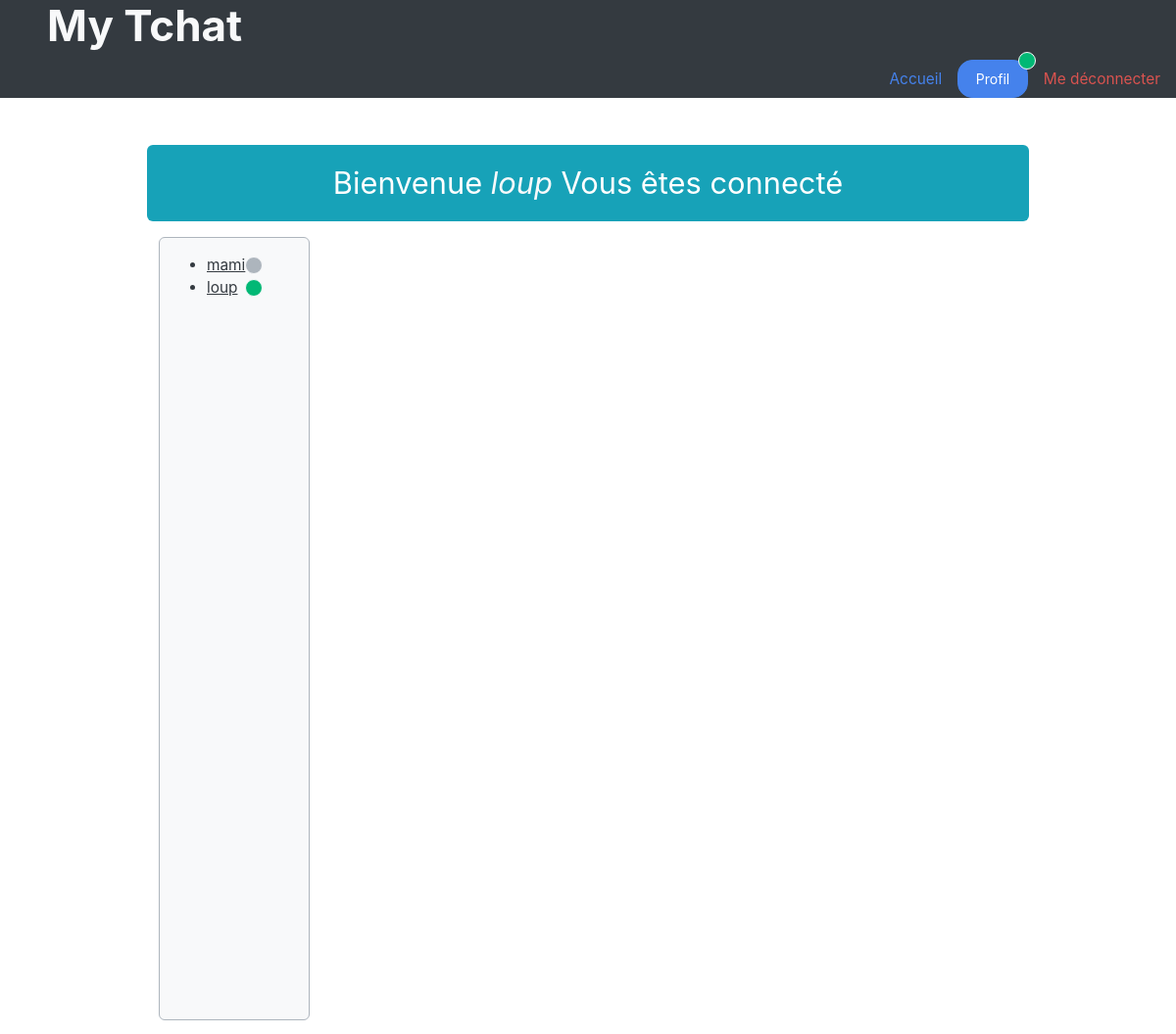
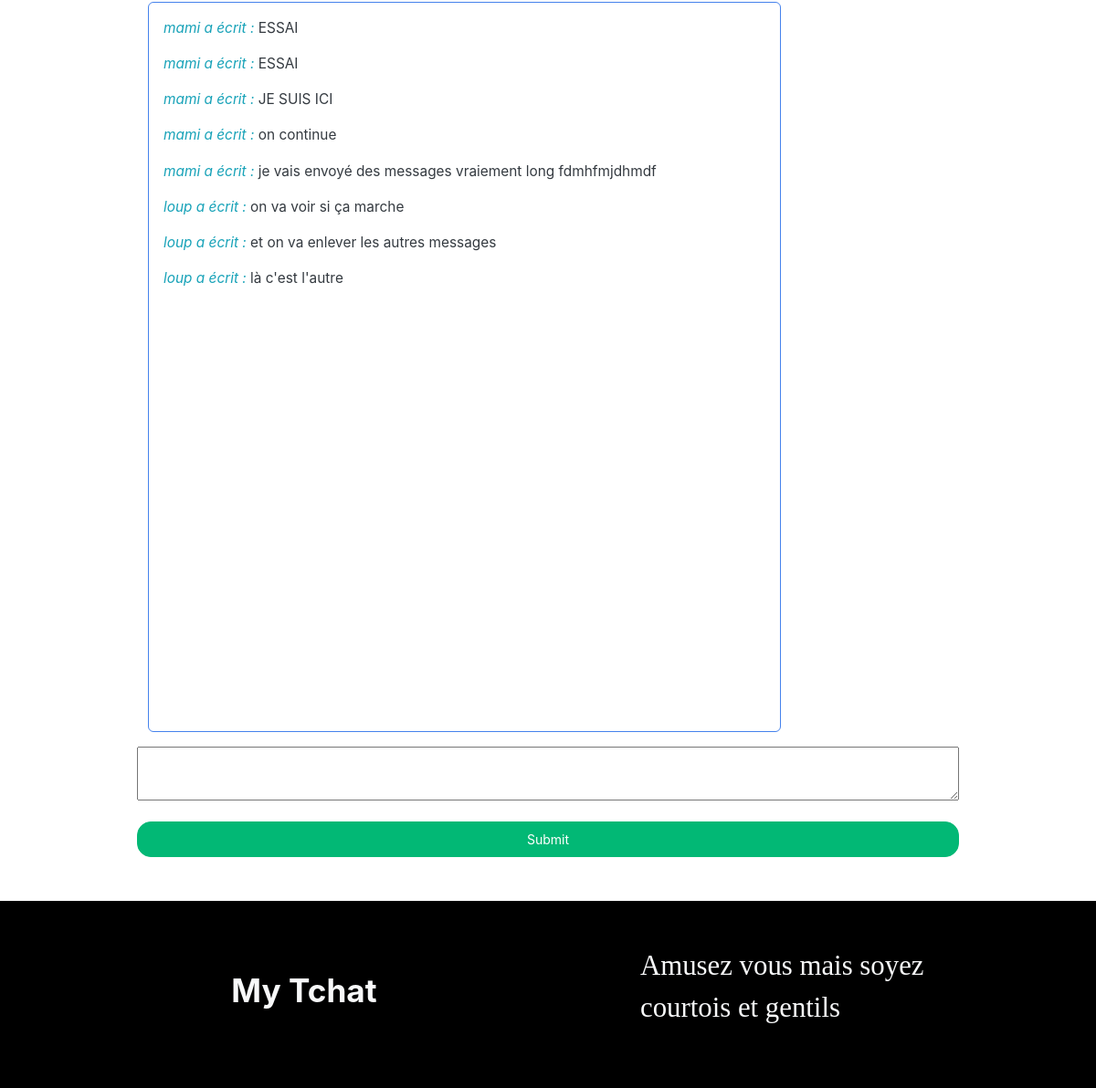
Page /interface.php (signed in) on the committed database (2 pictures, top to bottom).
### tables this page shows
CREATE TABLE `users` (
  `id_users` int(30) NOT NULL,
  `nom` varchar(120) NOT NULL,
  `prenom` varchar(120) NOT NULL,
  `pseudo` varchar(20) NOT NULL,
  `mail` varchar(100) NOT NULL,
  `mdp` varchar(250) NOT NULL,
  `genre` enum('f','m') NOT NULL
);

CREATE TABLE `message` (
  `id_message` int(30) NOT NULL,
  `contenu` mediumtext NOT NULL,
  `id_users` int(30) NOT NULL
);

### interface.php (the view, shortened to what this page needs)
<?php
require_once 'inc/init.inc.php';
$requete = $pdoChat->query("SELECT * FROM users");
$tchat = $pdoChat->query("SELECT * FROM message LEFT JOIN users ON message.id_users = users.id_users ORDER BY id_message ASC");
?>
<!doctype html>
<html lang="fr">
<head>
    <link rel="stylesheet" href="https://cdnjs.cloudflare.com/ajax/libs/bootswatch/5.2.1/litera/bootstrap.min.css" />
    <link rel="stylesheet" href="css/style.css">
</head>
    <?php require_once 'inc/nav.inc.php'; ?>
    <main>
        <div class="w-75 mx-auto mt-5">
            <p class="text-center alert alert-info fs-3">Bienvenue <?php echo '<span class="text-light fst-italic">'. $_SESSION['users']['pseudo'] . '</span>'; ?> Vous êtes connecté</p>
            <div class="row">
                <div class="listeUser alert alert-light border border-secondary mx-4 col-2">
                    <ul>
                    <?php
                    while ($utilisateur = $requete->fetch(PDO::FETCH_ASSOC)) {
                            echo '<li><a type="button" href="echange.php?id_users=' . $utilisateur['id_users'] . '" class="position-relative">' . $utilisateur['pseudo'];
                            if($utilisateur['id_users'] == $_SESSION['users']['id_users']){
                                echo '<span class="position-absolute top-50 start-0 translate-middle p-2 bg-success border border-light rounded-circle ms-5">
                                        <span class="visually-hidden">New alerts</span>
                                    </span>';
                            }else{
                                echo '<span class="position-absolute top-50 start-0 translate-middle p-2 bg-secondary border border-light rounded-circle ms-5">
                                        <span class="visually-hidden">New alerts</span>
                                    </span>';
                            }
                    }
                    ?>
                    </a></li>
                    </ul>
                </div>
                <div class="messageUser alert alert-tertiary border border-primary mx-4 col-9">
                        <?php
                            while($echange = $tchat->fetch(PDO::FETCH_ASSOC)){
                                echo '<p class="text-dark"><span class="fst-italic text-info">'. $echange['pseudo'] . ' a écrit : </span>'. $echange['contenu'] . '</p>';
                        }
                        ?>
                </div>
            </div>
            <form action="#" method="POST">
                <textarea name="message" id="message" rows="2" class="w-100"></textarea>
                <input type="submit" name="envoyer" class="btn btn-success w-100 mt-3">
            </form>
        </div>
    </main>
    <?php require_once 'inc/footer.inc.php' ?>
</body>
</html>

### css/style.css (style rules this page uses)
.messageUser, .listeUser { height: 100vh; }

### rows in the picture
users: pseudo "mami"
users: pseudo "loup"
message: id_users.pseudo "mami", contenu "ESSAI"
message: id_users.pseudo "mami", contenu "ESSAI"
message: id_users.pseudo "mami", contenu "JE SUIS ICI"
message: id_users.pseudo "mami", contenu "on continue"
message: id_users.pseudo "mami", contenu "je vais envoyé des messages vraiement long fdmhfmjdhmdf"
message: id_users.pseudo "loup", contenu "on va voir si ça marche"
message: id_users.pseudo "loup", contenu "et on va enlever les autres messages"
message: id_users.pseudo "loup", contenu "là c'est l'autre"

### other values in the picture
$_SESSION['users']['pseudo'] "loup"
